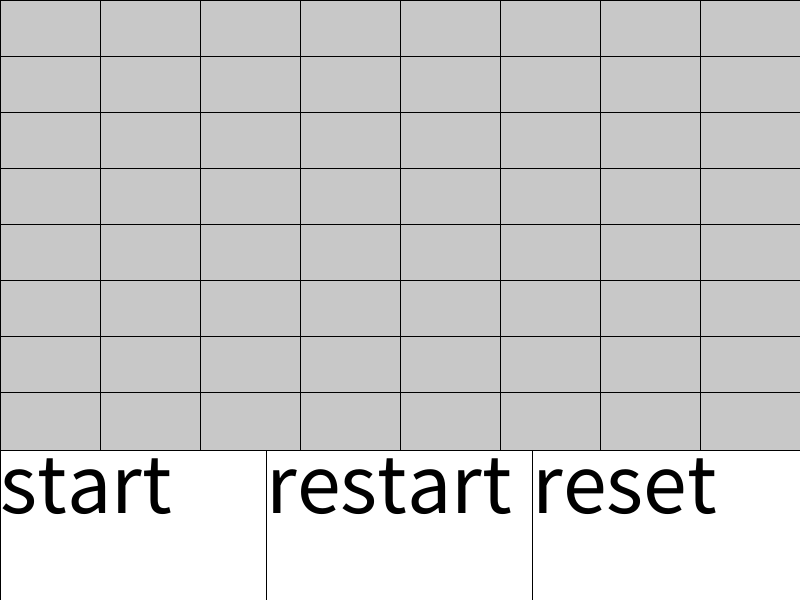
Frame 1 (no input)
Frame 60 (the mouse pressed at the canvas centre just before this capture): identical to frame 1, image omitted
Frame 120 (the mouse held since frame 60 and released just before this capture): identical to frame 1, image omitted

The Processing sketch that drew this single still picture (run headless with seeded random() and noise(); from frame 60 on, the mouse is pressed at the canvas centre):

// Processing sketch: terrainmaker
// ── terrainmaker.pde
/*
PGraphics pg;
pg = createGraphics(width,height);
 
 pg.begindraw();
 pg.enddraw();
 
 Pimage vision = background.get(topleftX,topleftY,sizeX,sizeY);
 set(topleftX,topleftY,vision)

*/

ArrayList<Tile> tiles;
ArrayList<Path> allpath;
Person person;
int block;
int collone;
int ligne;
int gameheight;
int gamewidth;
int botbarsize = 150;
boolean start = false;

void setup(){
  size(800,600);
  tiles = new ArrayList <Tile>();
  allpath = new ArrayList <Path>();
  person = new Person();
  block = width/96;
  collone = block;
  ligne = block;
  makeboard();
  gameheight = height-botbarsize;
  gamewidth = width;

}

void draw(){
  background(255);
  showboard();
  botbar();
  showperson();
}

void botbar(){
  pushMatrix();
  fill(255);
  rect(0,gameheight,gamewidth,height);
  fill(255);
  rect(0,gameheight,gamewidth/3,height);
  rect(gamewidth/3,gameheight,gamewidth/3*2,height);
  rect(gamewidth/3*2,gameheight,gamewidth,height);

  fill(0);
  textSize(width/9);
  text("start",0,gameheight,gamewidth/3,height);
  text("restart",gamewidth/3,gameheight,gamewidth/3*2,height);
  text("reset",gamewidth/3*2,gameheight,gamewidth,height);
  popMatrix();
}


void makeboard(){
  for (int l = 0;l<ligne;l++){
    for (int c = 0;c<collone;c++){
      int i = 1;//ID du Tile
      tiles.add(new Tile(c,l,"background",i));
      i++;

    }
  }
}

void showboard(){
  for(int i = 0;i<tiles.size();i++){
    tiles.get(i).dessiner();
  }
}

void showperson(){
  if (start){
    person.dessiner();
  }
}

void makewall(){
  //

}

void mousePressed(){
  for(int i=0;i<tiles.size();i++){
    if (abs(tiles.get(i).c*(gamewidth/collone)-mouseX+(gamewidth/collone/2))< (gamewidth/collone)/2 && abs(tiles.get(i).l*(gameheight/ligne)-mouseY+(gameheight/ligne/2))< (gameheight/collone)/2  ){
      if (tiles.get(i).type == "background"){
         tiles.get(i).type = "wall";
      }else{
        if (tiles.get(i).type == "wall"){
          tiles.get(i).type = "start";
        }else{
          if (tiles.get(i).type == "start"){
            tiles.get(i).type = "end";
          }else{
            if (tiles.get(i).type == "end"){
              tiles.get(i).type = "background";
            }
          }
        }
      }
    }
  }

  if(abs(-(gamewidth/3) +mouseX+gamewidth/3/2) < gamewidth/3/2 && abs(gameheight-mouseY+botbarsize/2)<botbarsize/2 ){
    if (!start){
      println("start");
      start = true;
      startpathing();
    }
  }

  if(abs(-(gamewidth/3*2) +mouseX+gamewidth/3/2) < gamewidth/3/2 && abs(gameheight-mouseY+botbarsize/2)<botbarsize/2 ){
    println("restart");
    startpathing();
  }

  if(abs(-(gamewidth) +mouseX+gamewidth/3/2) < gamewidth/3/2 && abs(gameheight-mouseY+botbarsize/2)<botbarsize/2 ){
    println("reset");
    makeboard();
  }
}

void startpathing(){
  int startX = 0;
  int startY = 0;
  int endX=0;
  int endY=0;
  for(int i = 0;i<tiles.size();i++){
    if (tiles.get(i).type == "start"){
      startX = tiles.get(i).c+1;//+1 car on commence a 1,1 et non a 0,0
      startY = tiles.get(i).l+1;
    }
    if (tiles.get(i).type == "end"){
      endX = tiles.get(i).c+1;
      endY = tiles.get(i).l+1;
    }
  }
  person.giveinfo(startX,startY,endX,endY);
}

// ── Person.pde
class Person{
  int startc;//begining
  int startl;
  int endc;//end
  int endl;
  int posc;//our position
  int posl;
  boolean finishpathing = false;
  boolean moving = false;
  IntList path;//path to take
  IntList alreadypathed;//all the tiles that were already pathed to   used for calculation   SAVED IN THE FORM OF ID
  ArrayList<Path> allpath;//all possible paths   used for calculation
  Person(){
     path = new IntList();
      alreadypathed = new IntList();
      allpath = new ArrayList<Path>();//make a mini class to make a list of possible paths
  }
  
  void giveinfo(int startX,int startY,int endX,int endY){
    startc = startX;
    startl = startY;
    endc = endX;
    endl = endY;
    posc = startX;
    posl = startY;
    finishpathing = false;
    moving = false;
    path.clear();
  }
  
  void dessiner(){
    pushMatrix();
    fill(255);
    ellipse((posc-1)*(gamewidth/collone)+(gamewidth/collone/2),(posl-1)*(gameheight/ligne)+(gameheight/ligne/2),gamewidth/ligne/3,gamewidth/ligne/3);
    popMatrix();
    if(millis()%24 == 0){
      pathing(startc,startl,endc,endl);
    }
  }

  void pathing(int startc,int startl,int endc,int endl){//thes are the ID of our location and the goal
    if(!finishpathing){
      path = pathingfinder(startc,startl,endc,endl);
    }
    if (moving){
      posc = posc + (path.get(2) - path.get(0));
      posl = posl + (path.get(3) - path.get(1));
      path.remove(1);
      path.remove(0);
      println("   "+path+" "+posc+" "+posl);
      if (path.size() == 2){
        moving = false;
      }
    }
  }


  IntList pathingfinder(int startX,int startY,int endX,int endY){
    boolean found = false;
    allpath.add(new Path());
    allpath.get(allpath.size()-1).addstep(startX,startY);
    
    int cycle = 2;//the first 2 variables where added wich counts as a cycle and then 2 more for the first movement (1 cycle = x and y)
    while(!found){
      for(int i = allpath.size()-1;i >= 0;i--){//------------------------------------try find more paths---------------------------------------------------------
        println(" ");
        println(i);
        println(allpath.size());
        println(tiles.get(findtile(allpath.get(i).nextstepX(-1),allpath.get(i).nextstepY(0))).type != "wall");
        println(cycle);
        
        checksides(-1,0,i);//left
        checksides(1,0,i);//right
        checksides(0,-1,i);//up
        checksides(0,1,i);//down
      }
      for(int i = allpath.size()-1;i >= 0;i--){//------------------------------------------------------------------check if done-----------------------------------
        if(allpath.get(i).path.get(allpath.get(i).path.size()-2) == endX && allpath.get(i).path.get(allpath.get(i).path.size()-1) == endY){
          found = true;
          println("done");
          finishpathing = true;
          moving = true;
          println(allpath.get(i).path);
          return allpath.get(i).path;
        }
        if(allpath.get(i).path.size() != cycle*2){//*2 because x and y---------------------------------------------remove old paths---------------------------------
          println("removing : "+ i + " : " +allpath.get(i).path);
          alreadypathed.append(findtile(allpath.get(i).path.get(allpath.get(i).path.size()-2),allpath.get(i).path.get(allpath.get(i).path.size()-1)));
          allpath.remove(i);
        }
      }

      if(allpath.size() == 0){//--------------------------------------------------------------if nothing found------------------------------------------------------
        IntList n;
        n = new IntList();
        n.append(startX);
        n.append(startY);
        return n;
      }
      for(int i = allpath.size()-1;i >= 0;i--){
        println(i + " : " +allpath.get(i).path);
      }
      cycle++;
    }
    
    IntList n;
    n = new IntList();
    n.append(startX);
    n.append(startY);
    return n;
  }
  
  boolean alreadypathed(int pathtocheck){
    if (alreadypathed.size() == 0){//check if we even need to check in the first place
      for(int i = 0;i <= alreadypathed.size()-1;i++){//look in all checked tiles
        if (findtile(alreadypathed.get((i*2)+2),alreadypathed.get((i*2)+1)) == pathtocheck){
          return true;
        }
      }
    }
    return false; 
  }
  
  int findtile(int tileX,int tileY){//find tiles ID efficiently
    return (collone-1)*tileY + tileX;//calcule pour savoir l'id du path a partir du x et y 
  }
  
  void checksides(int decalagex,int decalagey,int pathtocheck){//sees if the path is clear
  println("   "+decalagex+" "+decalagey+" "+allpath.get(pathtocheck).path);
  println(tiles.get(findtile(allpath.get(pathtocheck).nextstepX(decalagex),allpath.get(pathtocheck).nextstepY(decalagey))).c,tiles.get(findtile(allpath.get(pathtocheck).nextstepX(decalagex),allpath.get(pathtocheck).nextstepY(decalagey))).l);
  println(tiles.get(findtile(allpath.get(pathtocheck).nextstepX(decalagex),allpath.get(pathtocheck).nextstepY(decalagey))).type != "wall");
    if(!(allpath.get(pathtocheck).nextstepX(decalagex) < 1 || allpath.get(pathtocheck).nextstepX(decalagex) > block//check if the tiles were cheking even exist because otherwise everything go BOOM
    || allpath.get(pathtocheck).nextstepY(decalagey) < 1 || allpath.get(pathtocheck).nextstepY(decalagey) > block)){
      if(tiles.get(findtile(allpath.get(pathtocheck).nextstepX(decalagex),allpath.get(pathtocheck).nextstepY(decalagey))).type != "wall" //check if this side block is a wall
         && !(alreadypathed(pathtocheck)) )//check if we already went there
      {
        allpath.add(new Path());//make a new path
        allpath.get(allpath.size()-1).addpath(allpath.get(pathtocheck).path);//add the path so far
        allpath.get(allpath.size()-1).addstep(allpath.get(pathtocheck).nextstepX(decalagex),allpath.get(pathtocheck).nextstepY(decalagey));//add the new step
      }
    }
  }
}

// ── Tiles.pde
class Tile{
  int ID;//l id c est la position dans la list
  int c;
  int l;
  String type;
  
  Tile(int c, int l,String type,int ID){
    this.ID = ID;
    this.c = c;
    this.l = l;
    this.type = type;
  }
  void dessiner(){
    pushMatrix();
    if (type == "background"){
        fill(200,200,200);
    }
    if(type == "wall"){
        fill(100,100,0);
    }
     if(type == "start"){
        fill(255,0,255);
    }
     if(type == "end"){
        fill(255,255,0);
    }

    rect(c*(gamewidth/ligne),l*(gameheight/collone),(c+1)*(gamewidth/ligne),(l+1)*(gameheight/collone));
    popMatrix();
  }

}

// ── path.pde
class Path{
  IntList path;
  Path(){
    path = new IntList();
  }
  
   void addpath(IntList pathtoadd){
     path.append(pathtoadd);
   }
  
  void addstep(int startXdonne,int startYdonne){
    path.append(startXdonne);
    path.append(startYdonne);
  }
  
  int nextstepX(int shift){//can be givin a variable to find left and right tiles ID
    println("nextstepx : "+(path.get(path.size()-2) + shift));
    return path.get(path.size()-2) + shift;//-1 because list and -1 because x is behind y 
  }
  
  int nextstepY(int shift){//can be givin a variable to find left and right tiles ID
    println("nextstepy : "+(path.get(path.size()-1) + shift));
    return path.get(path.size()-1) + shift;//-1 because list
  }
}
